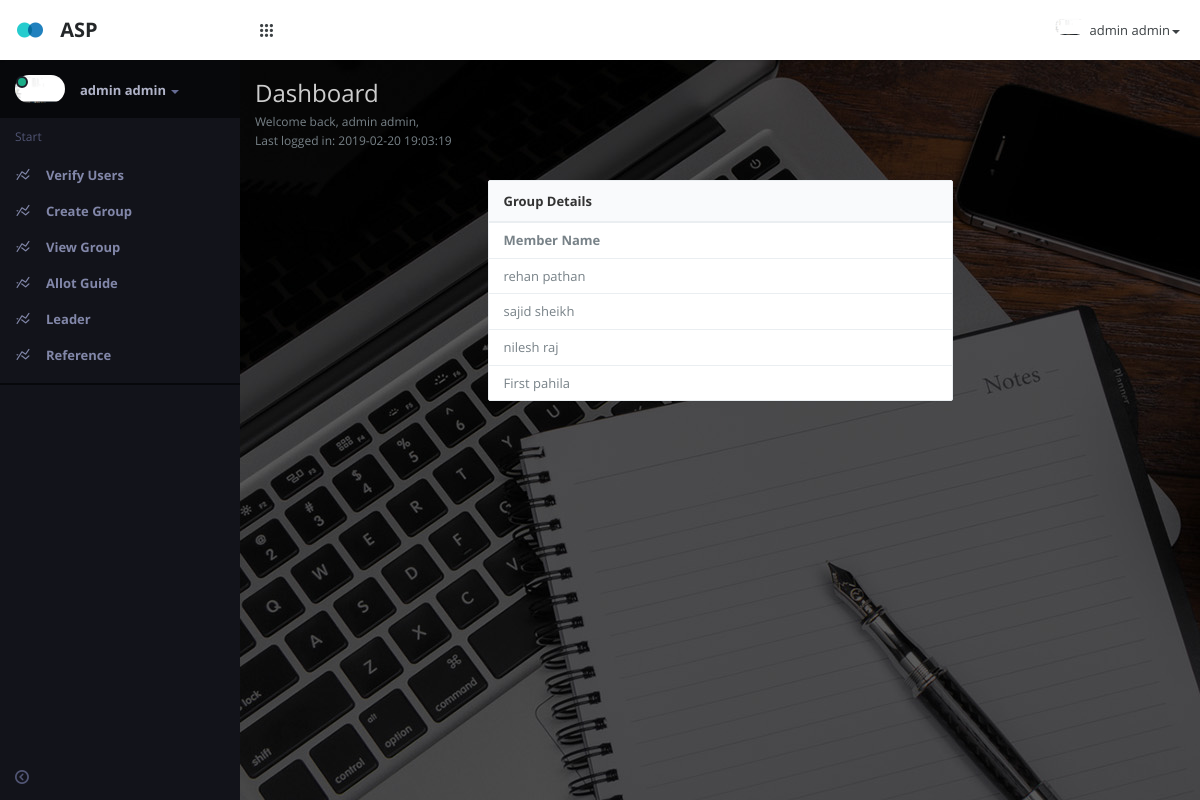
/admin/view_group_details.php?gid=2019001 (signed in), run on the app's committed database.
### tables this page shows
CREATE TABLE `project_group` (
  `id` int(11) NOT NULL,
  `group_id` int(11) NOT NULL,
  `user_id` int(11) NOT NULL,
  `is_leader` int(1) NOT NULL
);

CREATE TABLE `users` (
  `id` int(11) NOT NULL,
  `firstname` varchar(30) NOT NULL,
  `lastname` varchar(30) NOT NULL,
  `email` varchar(100) NOT NULL,
  `password` varchar(150) NOT NULL,
  `profile_img` varchar(100) NOT NULL,
  `user_type` int(11) NOT NULL,
  `avgmarks` int(10) NOT NULL,
  `status` int(1) NOT NULL,
  `created` timestamp NOT NULL DEFAULT CURRENT_TIMESTAMP ON UPDATE CURRENT_TIMESTAMP,
  `modified` timestamp NOT NULL DEFAULT '0000-00-00 00:00:00',
  `loggedin` timestamp NOT NULL DEFAULT '0000-00-00 00:00:00'
);

### admin/view_group_details.php (the view, shortened to what this page needs)
<?php
Include('../config/connect.php');
$gid = $_GET['gid'];
$query2 = "SELECT * FROM users u LEFT JOIN project_group p ON u.id = p.user_id WHERE p.group_id = $gid";
$result2 = $mysqli->query($query2) or die($query2."<br>".$mysqli->error);
 ?><!DOCTYPE html><html lang="en" class="app">
<head>
 <link rel="stylesheet" href="css/app.v1.css" type="text/css" />
 <link rel="stylesheet" type="text/css" href="css/style.css" />
 <link rel="stylesheet" href="js/calendar/bootstrap_calendar.css" type="text/css" />
 </head>
 <body class="" >
  <section class="vbox"> <header class="bg-white header header-md navbar navbar-fixed-top-xs box-shadow">
    <div class="navbar-header aside-md dk">
          <a href="dashboard.php" class="navbar-brand"> <img src="images/logo.png" class="m-r-sm" alt="scale">
          <span class="hidden-nav-xs">ASP</span></a>
          <a class="btn btn-link visible-xs" data-toggle="dropdown" data-target=".user"> <i class="fa fa-cog"></i> </a> </div> <ul class="nav navbar-nav hidden-xs"> <li class="dropdown">
      <a href="#" class="dropdown-toggle" data-toggle="dropdown">
       <i class="i i-grid"></i> </a>
           </li>
            </ul>
             <ul class="nav navbar-nav navbar-right m-n hidden-xs nav-user user">
             <li class="dropdown">
             <a href="#" class="dropdown-toggle" data-toggle="dropdown">
             <span class="thumb-sm avatar pull-left"> <img src="../images/profile/<?php echo $_SESSION['profile']?>" alt="...">
             </span><?php echo $_SESSION['username']?><b class="caret"></b> </a>
                  </li>
                  </ul>
                  </header>
                  <section>
                  <section class="hbox stretch">
                   <aside class="bg-black aside-md hidden-print hidden-xs" id="nav">
                  <section class="vbox">
                   <section class="w-f scrollable">
                   <div class="slim-scroll" data-height="auto" data-disable-fade-out="true" data-distance="0" data-size="10px" data-railOpacity="0.2"> <div class="clearfix wrapper dk nav-user hidden-xs">
                   <div class="dropdown"> <a href="#" class="dropdown-toggle" data-toggle="dropdown">
                   <span class="thumb avatar pull-left m-r"> <img src="../images/profile/<?php echo $_SESSION['profile']?>" class="dker" alt="...">
                    <i class="on md b-black"></i> </span> <span class="hidden-nav-xs clear"> <span class="block m-t-xs">
                    <strong class="font-bold text-lt"><?php echo $_SESSION['username']?></strong> <b class="caret"></b> </span>
                     </span> </a>
                           </div> </div>  <nav class="nav-primary hidden-xs">
                          <div class="text-muted text-sm hidden-nav-xs padder m-t-sm m-b-sm">Start</div>
                          <ul class="nav nav-main" data-ride="collapse">
                          <li><a href="verifyusers.php" class="auto"> <i class="i i-statistics icon"> </i> <span class="font-bold">Verify Users</span> </a>
                          </li>
                          <li><a href="create_group.php" class="auto"> <i class="i i-statistics icon"> </i> <span class="font-bold">Create Group</span> </a>
                          </li>
                           <li><a href="view_group.php" class="auto"> <i class="i i-statistics icon"> </i> <span class="font-bold">View Group</span> </a>
                          </li>
                          <li><a href="allot_guide.php" class="auto"> <i class="i i-statistics icon"> </i> <span class="font-bold">Allot Guide</span> </a>
                          </li>
                          <li><a href="leader.php" class="auto"> <i class="i i-statistics icon"> </i> <span class="font-bold">Leader</span> </a>
                          </li>
                          <li><a href="reference.php" class="auto"> <i class="i i-statistics icon"> </i> <span class="font-bold">Reference</span> </a>
                          </li>
                          </ul>
                            <div class="line dk hidden-nav-xs"></div>  </nav>  </div> </section>
                            <footer class="footer hidden-xs no-padder text-center-nav-xs">
                            <a href="#nav" data-toggle="class:nav-xs" class="btn btn-icon icon-muted btn-inactive m-l-xs m-r-xs"> <i class="i i-circleleft text"></i> <i class="i i-circleright text-active"></i> </a> </footer>
                             </section> </aside>
                             <section id="content">
                             <section class="hbox stretch"> <section> <section class="vbox"> <section class="scrollable padder"><section class="row m-b-md"> <div class="col-sm-6"> <h3 class="m-b-xs text-white">Dashboard</h3> <small>Welcome back, <?php echo $_SESSION['username']?>, <?php
                                if($_SESSION['login_time']!=0){?>
                                <p>Last logged in: <?php echo $_SESSION['login_time']?></p>
                                <?php }?></small>
                             </div>
                             </section><section class="row m-b-md">
                                <div class="row">
                                  <div class="col-sm-6 col-sm-offset-3">
                                <section class="panel panel-default">
                                  <header class="panel-heading font-bold">Group Details</header>
                                <div class="table-responsive">
                                  <table class="table table-responsive">
                                 <tr>
                                   <th>
                                     Member Name
                                   </th>
                                 </tr>
                                   <?php while($data = $result2->fetch_assoc()){?>
                                    <tr>
                                      <td><?php echo $data[
                                      'firstname']." ".$data['lastname']?></td>
                                    </tr>
                                   <?php }?>
                                 </table> </div> </section>
                                </div>
                                </div>
                                </section>
                             </section>
                             </section>
                             </section>
                             </section>
                             </section>
                             </section>
                             </section>
                             </section>
                               </body>
</html>

### admin/css/style.css (style rules this page uses)
body { background-image: url("../images/background.jpg"); width: 100%; height: 100%; }

### data on the page
project_group: user.firstname "rehan", user.lastname "pathan"
project_group: user.firstname "sajid", user.lastname "sheikh"
project_group: user.firstname "nilesh", user.lastname "raj"
project_group: user.firstname "First", user.lastname "pahila"

### other printed values
$_SESSION['username'] "admin admin"
$_SESSION['login_time'] "2019-02-20 19:03:19"
